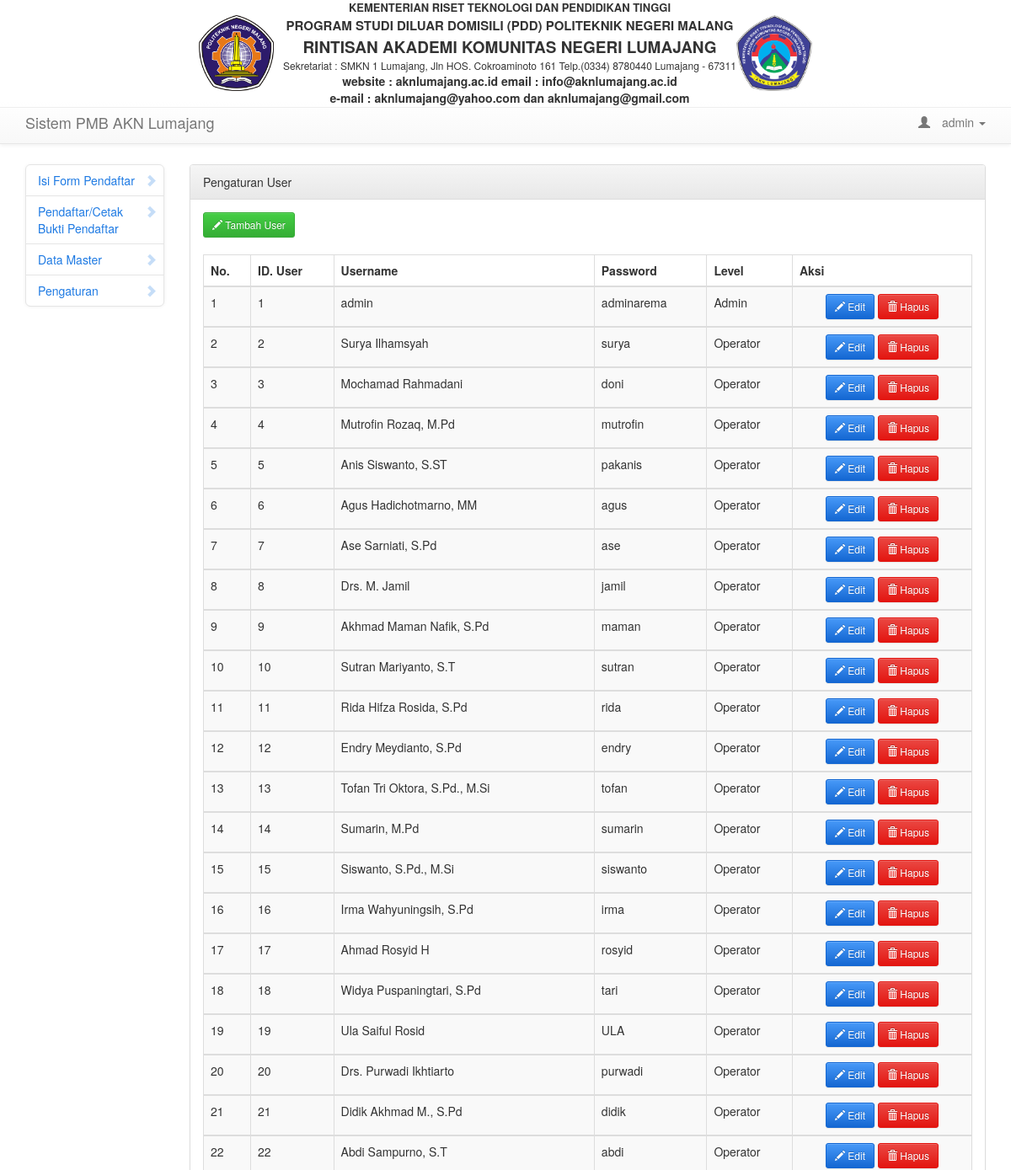
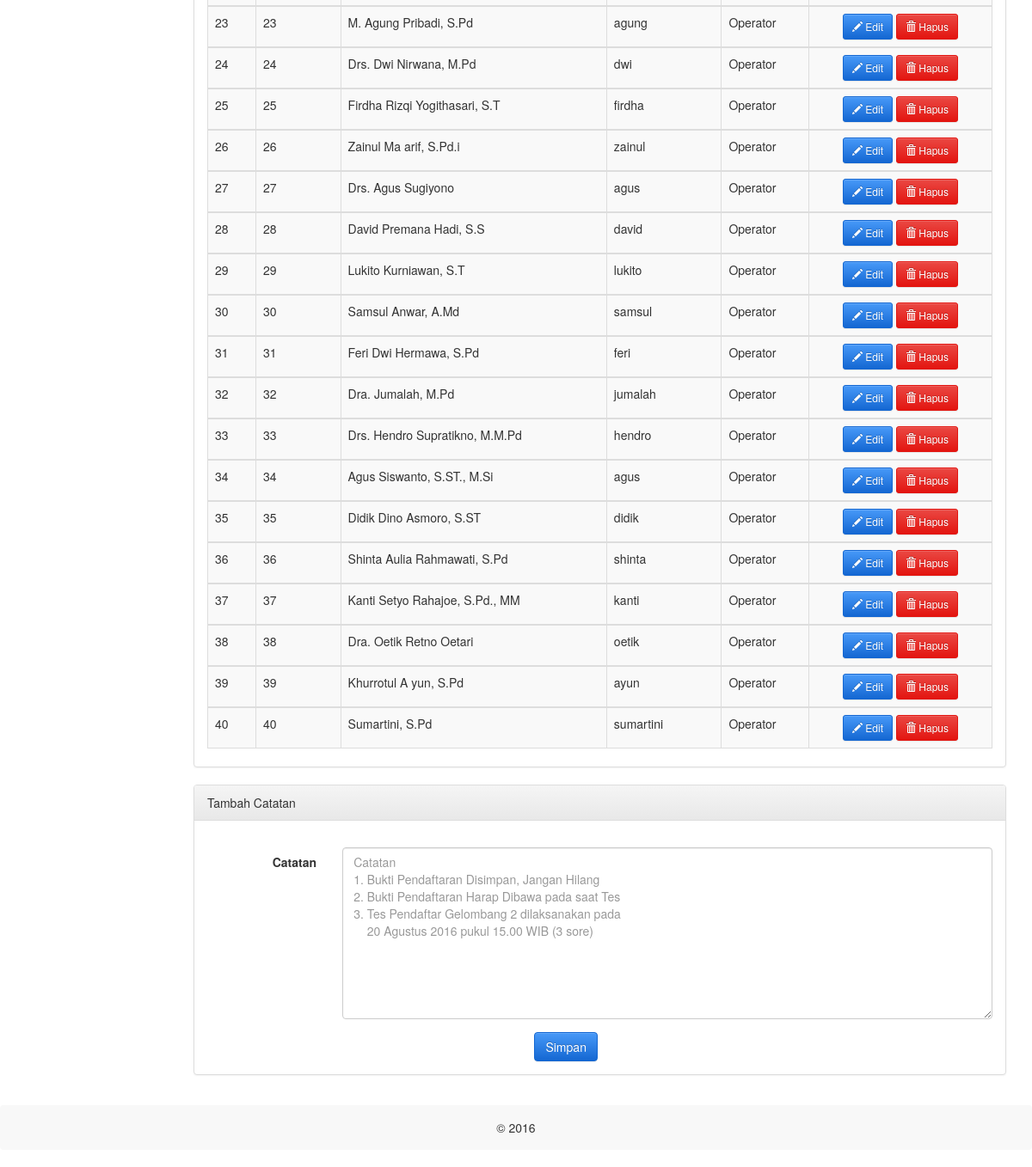
The page /dashboard.php?z=manage (signed in) on the database its author committed (2 pictures, top to bottom).
### tables this page shows
CREATE TABLE `user` (
  `id_user` int(11) NOT NULL,
  `username` text NOT NULL,
  `password` text NOT NULL,
  `level` text NOT NULL
);

CREATE TABLE `catatan_dinamis` (
  `id_catatan` int(11) NOT NULL,
  `isi` text NOT NULL
);

### pages/manage.php (the view, shortened to what this page needs)
<?php
$munculcatatan=mysql_query("SELECT * FROM catatan_dinamis WHERE id_catatan='1'");
$fetchcatatan=mysql_fetch_array($munculcatatan);
?>
<div class="container">
            <div class="row">
                <div class="col-md-10">
                    <div class="row">
                        <div class="col-lg-12">
                            <div class="panel panel-default">
                                <div class="panel-heading">
                                    <div class="bootstrap-admin-box-title">Pengaturan User</div>
                                </div>
                                <div class="bootstrap-admin-panel-content">
                                    <a href="?adduser=adduser">
                                       <button class="btn btn-sm btn-success">
                                         <i class="glyphicon glyphicon-pencil"></i>
                                         Tambah User
                                         </button>
                                    </a>
                                    <br>
                                    <br>
                                    <table class="table table-striped table-bordered" id="example">
                                        <thead>
                                            <tr>
                                                <th>No.</th>
                                                <th>ID. User</th>
                                                <th>Username</th>
                                                <th>Password</th>
                                                <th>Level</th>
                                                <th>Aksi</th>
                                            </tr>
                                        </thead>
                                        <?php
                                        $no=1;
                                        $a=mysql_query("select * from user");
                                        while($b=mysql_fetch_array($a)){
                                        ?>
                                        <tbody>
                                            <tr>
                                                <td><?php echo $no++;?></td>
                                                <td><?php echo $b['id_user']; ?></td>
                                                <td><?php echo $b['username']; ?></td>
                                                <td><?php echo $b['password']; ?></td>
                                                <td><?php echo $b['level']; ?></td>
                                                <td align="center">
                                                    <a href="?edituser=edituser&nomor=<?php echo $b['id_user'] ?>">
                                                       <button class="btn btn-sm btn-primary">
                                                         <i class="glyphicon glyphicon-pencil"></i>
                                                         Edit
                                                       </button>
                                                    </a>
                                                     <a href="?z=manage_user&del=<?php echo $b['id_user']; ?>">
                                                       <button class="btn btn-sm btn-danger">
                                                         <i class="glyphicon glyphicon-trash"></i>
                                                         Hapus
                                                       </button>
                                                    </a>
                                                </td>
                                            </tr>
                                        </tbody>
                                        <?php } ?>
                                    </table>
                                </div>
                            </div>
                            <div class="panel panel-default bootstrap-admin-no-table-panel">
                                <div class="panel-heading">
                                    <div class="bootstrap-admin-box-title">Tambah Catatan</div>
                                </div>
                                <div class="bootstrap-admin-no-table-panel-content bootstrap-admin-panel-content collapse in">
                                    <form class="form-horizontal" method="post">
                                        <fieldset>
                                            <div class="form-group">
                                                <div class="col-lg-2">
                                                </div>
                                            </div>
                                            <div class="form-group">
                                                <label class="col-lg-2 control-label" for="textarea-wysihtml5">Catatan</label>
                                                <div class="col-lg-10">
                                                    <textarea id="textarea-wysihtml5" class="form-control textarea-wysihtml5" style="width: 100%; height: 200px" name="isi" placeholder="<?php echo $fetchcatatan['isi']; ?>"></textarea>
                                                </div>
                                            </div>
                                            <div class="col-lg-5"></div>
                                            <button type="submit" class="btn btn-primary" name="simpan">Simpan</button>
                                        </fieldset>
                                    </form>
                                </div>
                            </div>
                        </div>
                    </div>
                </div>
            </div>
        </div>

### rows shown on the page
user: id_user "1", username "admin", password "adminarema", level "Admin"
user: id_user "2", username "Surya Ilhamsyah", password "surya", level "Operator"
user: id_user "3", username "Mochamad Rahmadani", password "doni", level "Operator"
user: id_user "4", username "Mutrofin Rozaq, M.Pd", password "mutrofin", level "Operator"
user: id_user "5", username "Anis Siswanto, S.ST", password "pakanis", level "Operator"
user: id_user "6", username "Agus Hadichotmarno, MM", password "agus", level "Operator"
user: id_user "7", username "Ase Sarniati, S.Pd", password "ase", level "Operator"
user: id_user "8", username "Drs. M. Jamil", password "jamil", level "Operator"
user: id_user "9", username "Akhmad Maman Nafik, S.Pd", password "maman", level "Operator"
user: id_user "10", username "Sutran Mariyanto, S.T", password "sutran", level "Operator"
user: id_user "11", username "Rida Hifza Rosida, S.Pd", password "rida", level "Operator"
user: id_user "12", username "Endry Meydianto, S.Pd", password "endry", level "Operator"
user: id_user "13", username "Tofan Tri Oktora, S.Pd., M.Si", password "tofan", level "Operator"
user: id_user "14", username "Sumarin, M.Pd", password "sumarin", level "Operator"
user: id_user "15", username "Siswanto, S.Pd., M.Si", password "siswanto", level "Operator"
user: id_user "16", username "Irma Wahyuningsih, S.Pd", password "irma", level "Operator"
user: id_user "17", username "Ahmad Rosyid H", password "rosyid", level "Operator"
user: id_user "18", username "Widya Puspaningtari, S.Pd", password "tari", level "Operator"
user: id_user "19", username "Ula Saiful Rosid", password "ULA", level "Operator"
user: id_user "20", username "Drs. Purwadi Ikhtiarto", password "purwadi", level "Operator"
user: id_user "21", username "Didik Akhmad M., S.Pd", password "didik", level "Operator"
user: id_user "22", username "Abdi Sampurno, S.T", password "abdi", level "Operator"
user: id_user "23", username "M. Agung Pribadi, S.Pd", password "agung", level "Operator"
user: id_user "24", username "Drs. Dwi Nirwana, M.Pd", password "dwi", level "Operator"
user: id_user "25", username "Firdha Rizqi Yogithasari, S.T", password "firdha", level "Operator"
user: id_user "26", username "Zainul Ma arif, S.Pd.i", password "zainul", level "Operator"
user: id_user "27", username "Drs. Agus Sugiyono", password "agus", level "Operator"
user: id_user "28", username "David Premana Hadi, S.S", password "david", level "Operator"
user: id_user "29", username "Lukito Kurniawan, S.T", password "lukito", level "Operator"
user: id_user "30", username "Samsul Anwar, A.Md", password "samsul", level "Operator"
user: id_user "31", username "Feri Dwi Hermawa, S.Pd", password "feri", level "Operator"
user: id_user "32", username "Dra. Jumalah, M.Pd", password "jumalah", level "Operator"
user: id_user "33", username "Drs. Hendro Supratikno, M.M.Pd", password "hendro", level "Operator"
user: id_user "34", username "Agus Siswanto, S.ST., M.Si", password "agus", level "Operator"
user: id_user "35", username "Didik Dino Asmoro, S.ST", password "didik", level "Operator"
user: id_user "36", username "Shinta Aulia Rahmawati, S.Pd", password "shinta", level "Operator"
user: id_user "37", username "Kanti Setyo Rahajoe, S.Pd., MM", password "kanti", level "Operator"
user: id_user "38", username "Dra. Oetik Retno Oetari", password "oetik", level "Operator"
user: id_user "39", username "Khurrotul A yun, S.Pd", password "ayun", level "Operator"
user: id_user "40", username "Sumartini, S.Pd", password "sumartini", level "Operator"
catatan_dinamis: isi "Catatan 1. Bukti Pendaftaran Disimpan, Jangan Hilang 2. Bukti Pendaftaran Harap Dibawa pada saat Tes 3. Tes Pendaftar Gelombang 2 dilaksanakan pada 20 Agustus 2016 pukul 15.00 WIB (3 sore)"

### other values the page prints
$_SESSION['username'] "admin"
